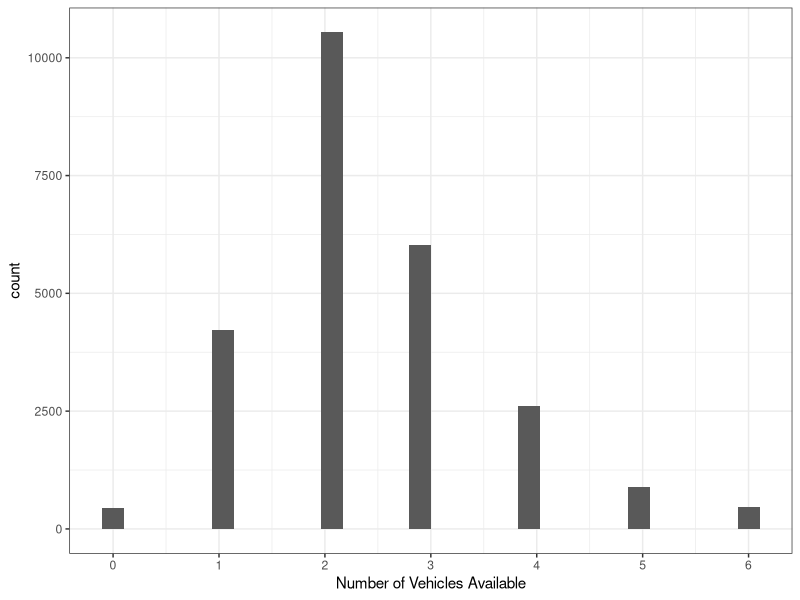
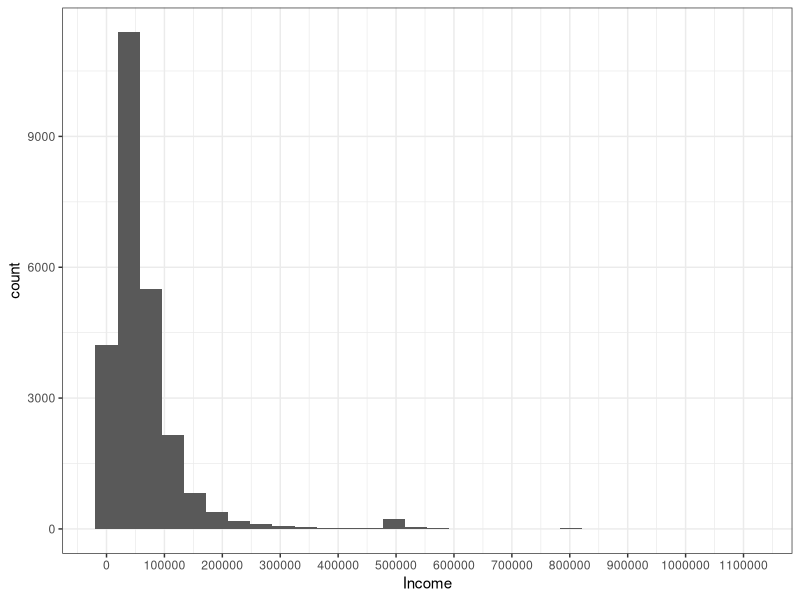
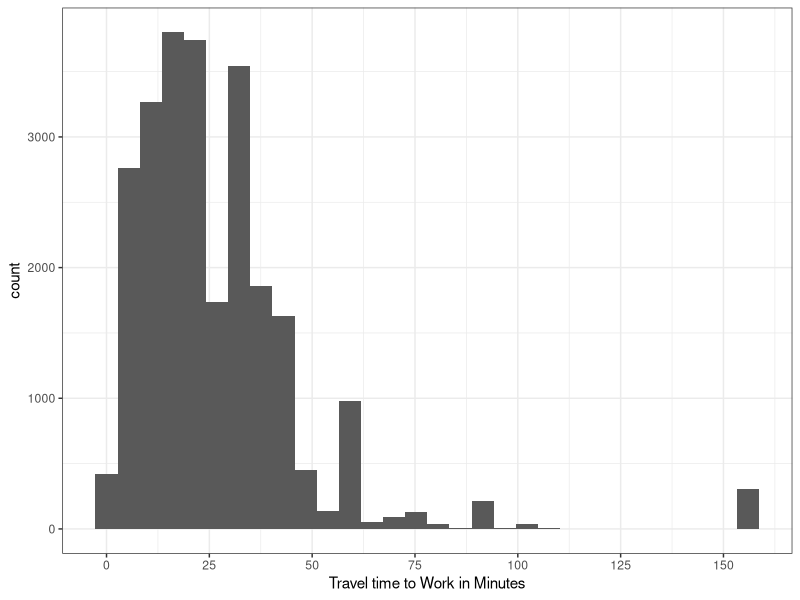
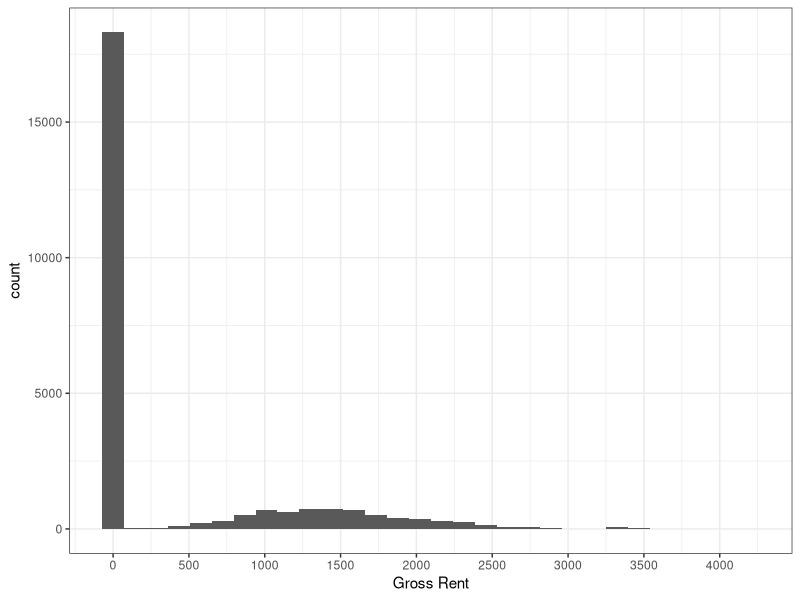
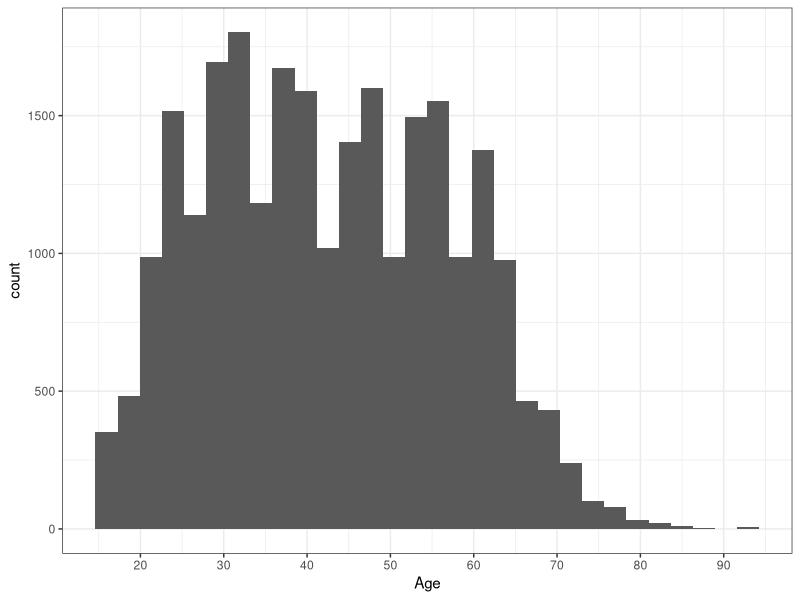
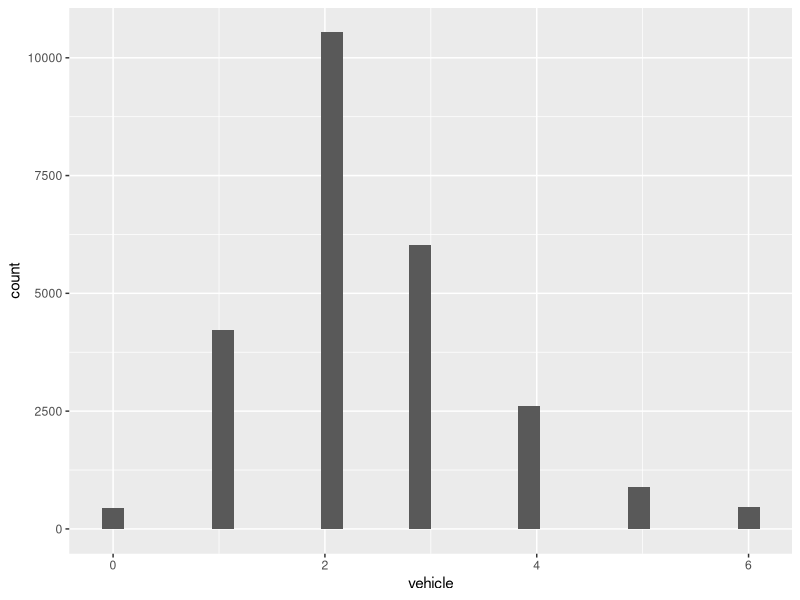
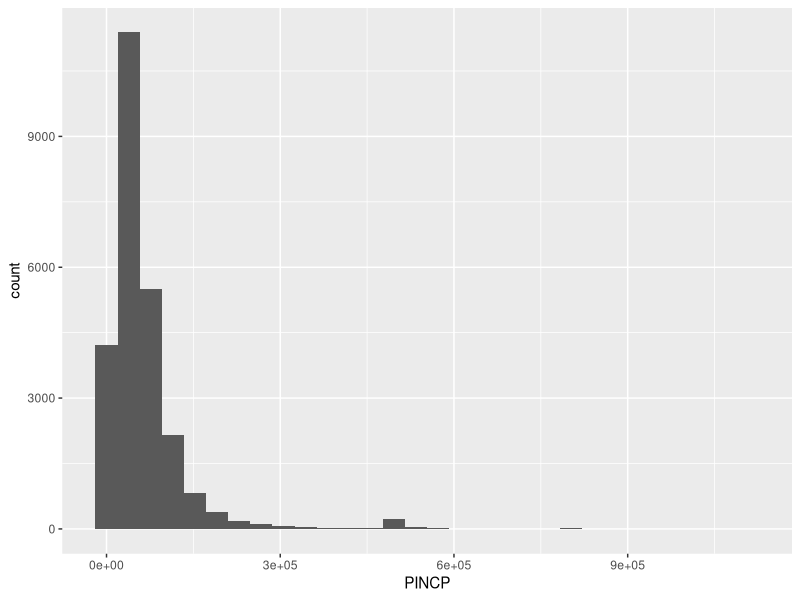
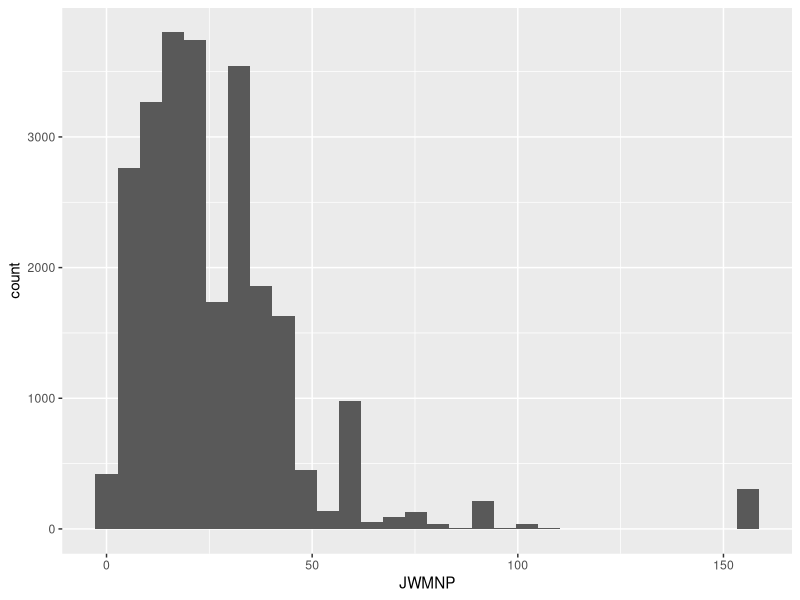

These figures' R source, in order:
## ---- chunk 1
knitr::opts_chunk$set(echo=TRUE, warning=FALSE, message=FALSE)
## ---- chunk 2
library(tidyverse)
library(ggplot2)
library(scales)
## ---- chunk 3
person_data <- read.csv("transpo_data.csv")
attach(person_data)
## ---- chunk 4
vehicle_summary <- summary(person_data$vehicle)

vehicle_summary

## ---- chunk 5
sd(person_data$vehicle)
## ---- chunk 6
conf_int <- t.test(person_data$vehicle)

conf_int
## ---- chunk 7
ggplot(person_data, 
       aes(x = vehicle)) +
          geom_histogram() +
scale_x_continuous(name = "Number of Vehicles Available",
                  breaks = seq(0, 6, by = 1)) +
theme_bw()
## ---- chunk 8
pdf('vehicle.pdf')
ggplot(person_data, aes(x = vehicle)) +
  geom_histogram()
dev.off()
## ---- chunk 9
PINCP_summary <- summary(person_data$PINCP)

PINCP_summary

## ---- chunk 10
sd(person_data$PINCP)
## ---- chunk 11
conf_int <- t.test(person_data$PINCP)

conf_int
## ---- chunk 12
ggplot(person_data, 
       aes(x = PINCP)) +
          geom_histogram() +
scale_x_continuous(name = "Income",
                  breaks = seq(0, 1200000, by = 100000)) +
theme_bw()
## ---- chunk 13
pdf('income.pdf')
ggplot(person_data, aes(x = PINCP)) +
  geom_histogram()
dev.off()
## ---- chunk 14
JWMNP_summary <- summary(person_data$JWMNP)

JWMNP_summary

## ---- chunk 15
sd(person_data$JWMNP)
## ---- chunk 16
conf_int <- t.test(person_data$JWMNP)

conf_int
## ---- chunk 17
ggplot(person_data, 
       aes(x = JWMNP)) +
          geom_histogram() +
scale_x_continuous(name = "Travel time to Work in Minutes",
                  breaks = seq(0, 160, by = 25)) +
theme_bw()
## ---- chunk 18
pdf('traveltime.pdf')
ggplot(person_data, aes(x = JWMNP)) +
  geom_histogram()
dev.off()
## ---- chunk 19
GRNTP_summary <- summary(person_data$GRNTP)

GRNTP_summary

## ---- chunk 20
sd(person_data$GRNTP)
## ---- chunk 21
conf_int <- t.test(person_data$GRNTP)

conf_int
## ---- chunk 22
ggplot(person_data, 
       aes(x = GRNTP)) +
          geom_histogram() +
scale_x_continuous(name = "Gross Rent",
                  breaks = seq(0, 5000, by = 500)) +
theme_bw()
## ---- chunk 23
pdf('rent.pdf')
ggplot(person_data, aes(x = GRNTP)) +
  geom_histogram()
dev.off()
## ---- chunk 24
AGEP_summary <- summary(person_data$AGEP)

AGEP_summary

## ---- chunk 25
sd(person_data$AGEP)
## ---- chunk 26
conf_int <- t.test(person_data$AGEP)

conf_int
## ---- chunk 27
ggplot(person_data, 
       aes(x = AGEP)) +
          geom_histogram() +
scale_x_continuous(name = "Age",
                  breaks = seq(0, 90, by = 10)) +
theme_bw()
## ---- chunk 28
pdf('age.pdf')
ggplot(person_data, aes(x = AGEP)) +
  geom_histogram()
dev.off()
## ---- chunk 29
unique(person_data$SEX_label)
## ---- chunk 30
table(person_data$SEX_label)
## ---- chunk 31
table(person_data$SEX_label) / sum(table(person_data$SEX_label))
## ---- chunk 32
t.test(person_data$SEX_label == "Female")
t.test(person_data$SEX_label == "Male")
## ---- chunk 33
unique(person_data$JWTR_label)
## ---- chunk 34
table(person_data$JWTR_label)
## ---- chunk 35
table(person_data$JWTR_label) / sum(table(person_data$JWTR_label))
## ---- chunk 36
t.test(person_data$JWTR_label == "Bicycle")
t.test(person_data$JWTR_label == "Bus or trolley bus ")
t.test(person_data$JWTR_label == "Car, truck, or van")
t.test(person_data$JWTR_label == "Motorcycle")
t.test(person_data$JWTR_label == "Other method")
t.test(person_data$JWTR_label == "Railroad")
t.test(person_data$JWTR_label == "Streetcar or trolley car (carro publico in Puerto Rico)")
t.test(person_data$JWTR_label == "Subway or elevated")
t.test(person_data$JWTR_label == "Taxicab")
t.test(person_data$JWTR_label == "Walked")
## ---- chunk 37
unique(person_data$SCHL_label)
## ---- chunk 38
table(person_data$SCHL_label)
## ---- chunk 39
table(person_data$SCHL_label) / sum(table(person_data$SCHL_label))
## ---- chunk 40
t.test(person_data$SCHL_label == "No schooling completed")
t.test(person_data$SCHL_label == "Kindergarten")
t.test(person_data$SCHL_label == "Grade 1")
t.test(person_data$SCHL_label == "Grade 2")
t.test(person_data$SCHL_label == "Grade 3")
t.test(person_data$SCHL_label == "Grade 4")
t.test(person_data$SCHL_label == "Grade 5")
t.test(person_data$SCHL_label == "Grade 6")
t.test(person_data$SCHL_label == "Grade 7")
t.test(person_data$SCHL_label == "Grade 8")
t.test(person_data$SCHL_label == "Grade 9")
t.test(person_data$SCHL_label == "Grade 10")
t.test(person_data$SCHL_label == "Grade 11")
t.test(person_data$SCHL_label == "12th grade - no diploma")
t.test(person_data$SCHL_label == "Regular high school diploma")
t.test(person_data$SCHL_label == "GED or alternative credential")
t.test(person_data$SCHL_label == "Some college, but less than 1 year")
t.test(person_data$SCHL_label == "1 or more years of college credit, no degree")
t.test(person_data$SCHL_label == "Associate's degree")
t.test(person_data$SCHL_label == "Bachelor's degree")
t.test(person_data$SCHL_label == "Professional degree beyond a bachelor's degree")
t.test(person_data$SCHL_label == "Master's degree")
t.test(person_data$SCHL_label == "Doctorate degree")
